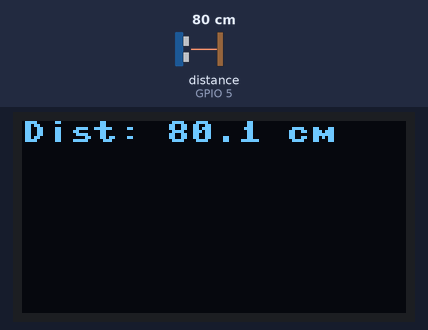
Recording of a program running on a simulated ESP32 board running MicroPython. Shown: 128×64 one-colour display. The inputs (shaded band) are chosen by the test bench; at power-on: distance to the obstacle (sensor on GPIO 5) 80 cm. The echo pulse lasts 58.3 µs per cm; library files of the repository ran but are not shown: hcsr04.py, ssd1306.py.

Above: at 1.2 s.
1.3 s: distance to the obstacle (sensor on GPIO 5) set to 2 cm
At 1.8 s:
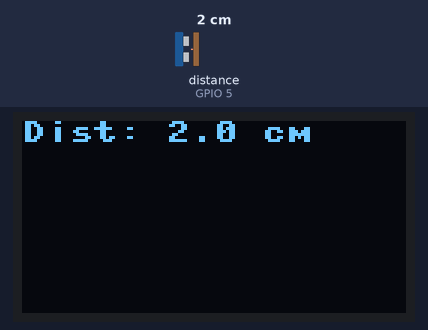
2.8 s: distance to the obstacle (sensor on GPIO 5) set to 4 cm
At 3.2 s:
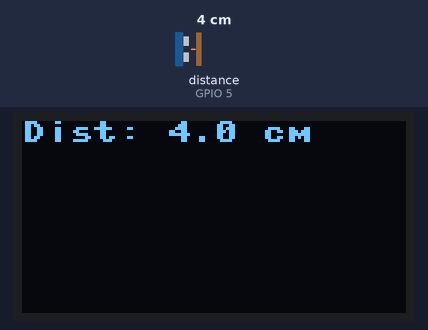
4.3 s: distance to the obstacle (sensor on GPIO 5) set to 9 cm
At 4.6 s:
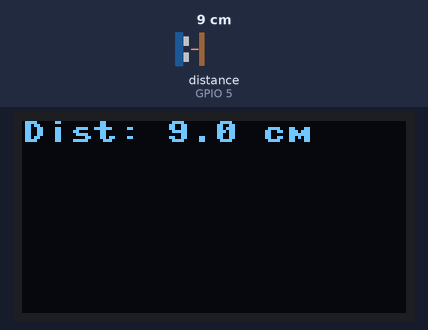
Timing chart, 0 to 7.3 s (numbered marks = the images above; inputs shaded):
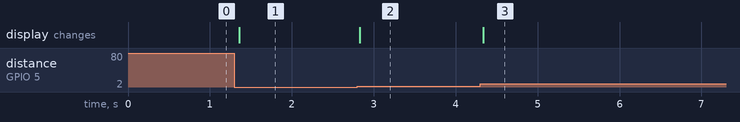

The program:

main.py
```python
# Complete project details at https://RandomNerdTutorials.com/micropython-hc-sr04-ultrasonic-esp32-esp8266/
from hcsr04 import HCSR04
import ssd1306
from time import sleep
from machine import Pin, SoftI2C

# ESP32 Pin assignment
i2c = SoftI2C(scl=Pin(21), sda=Pin(22))

oled_width = 128
oled_height = 64
oled = ssd1306.SSD1306_I2C(oled_width, oled_height, i2c)

# HCSR04
sensor = HCSR04(trigger_pin=18, echo_pin=5, echo_timeout_us=10000)

while True:
    distance = sensor.distance_cm()
    oled.fill(0)
    oled.text('Dist: %3.1f cm' %distance, 0, 0)
    oled.show()
    
```

Measured:
- after the input at 1.3 s, the display: changes after 0.06 s (image 1)
- after the input at 2.8 s, the display: changes at once (image 2)
- after the input at 4.3 s, the display: changes at once (image 3)
